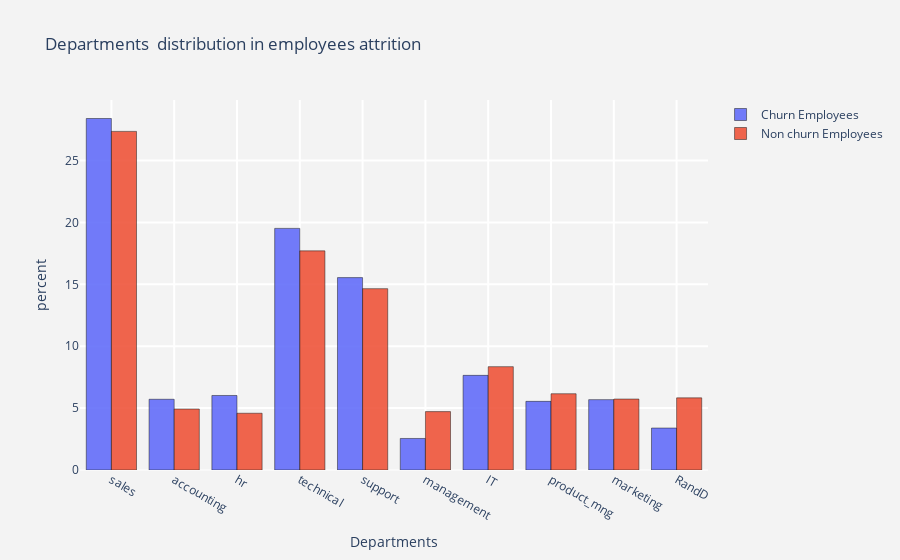

Source (notebook cell):
### Code cell
histogram('Departments ')

### Figure 1 — Plotly figure (JSON) as saved in the notebook; plotly's stock layout.template omitted (floating-point values rounded to 4 significant figures; data arrays with more than 128 entries replaced by an {"elided": "..."} marker saying what was removed)
{"data": [{"histnorm": "percent", "marker": {"line": {"color": "black", "width": 0.5}}, "name": "Churn Employees", "opacity": 0.9, "type": "histogram", "x": {"elided": "3571 str values"}}, {"histnorm": "percent", "marker": {"line": {"color": "black", "width": 0.5}}, "name": "Non churn Employees", "opacity": 0.9, "type": "histogram", "x": {"elided": "11428 str values"}}], "layout": {"paper_bgcolor": "rgb(243,243,243)", "plot_bgcolor": "rgb(243,243,243)", "title": {"text": "Departments  distribution in employees attrition "}, "xaxis": {"gridcolor": "rgb(255, 255, 255)", "gridwidth": 2, "ticklen": 5, "title": {"text": "Departments "}, "zerolinewidth": 1}, "yaxis": {"gridcolor": "rgb(255, 255, 255)", "gridwidth": 2, "ticklen": 5, "title": {"text": "percent"}, "zerolinewidth": 1}}}
